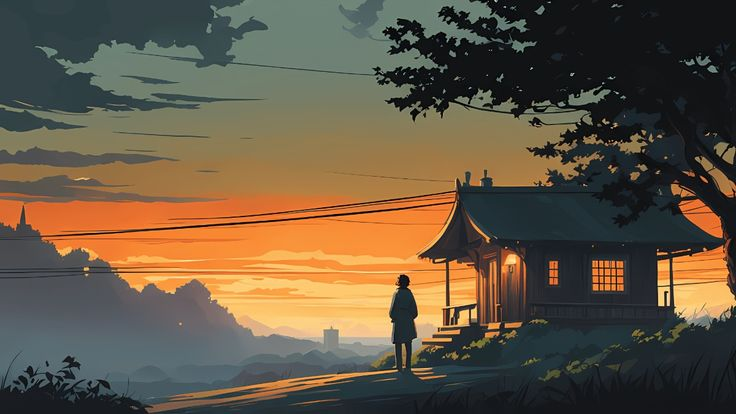
#> input picture Open_CV/resources/images/img3.jpg, 736 x 414 px
$ python 23_enhanced_image.py
#> lines starting #> are read from the running program, lines starting #| are printed output that depends on the picture
import cv2

img = cv2.imread('../resources/images/img3.jpg')
#> img is the input picture: shape (414, 736, 3); mean B, G, R 67.5, 86.9, 100.8

# Step 1: Brightness & contrast
enhanced = cv2.convertScaleAbs(img, alpha=1.4, beta=40)
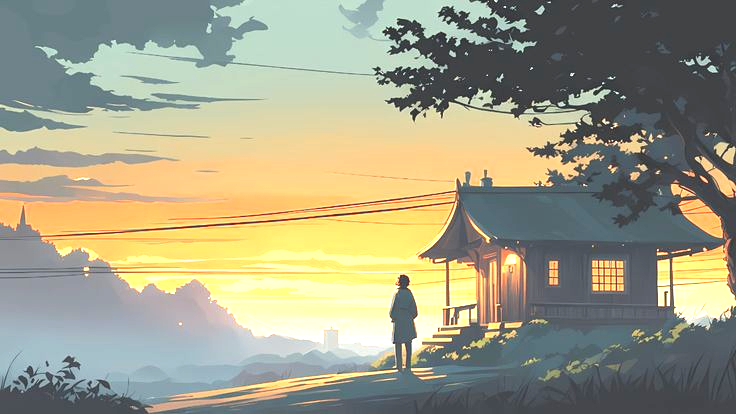
#> enhanced: shape (414, 736, 3); mean B, G, R 134.4, 158.5, 160.5

# Step 2: CLAHE on grayscale version
gray = cv2.cvtColor(enhanced, cv2.COLOR_BGR2GRAY)
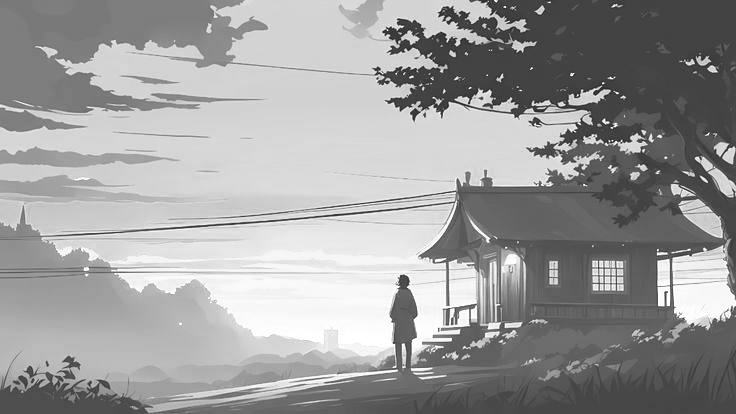
#> gray: shape (414, 736); min 40, max 255, mean 156.4
clahe = cv2.createCLAHE(clipLimit=2.0, tileGridSize=(8, 8))
clahe_result = clahe.apply(gray)
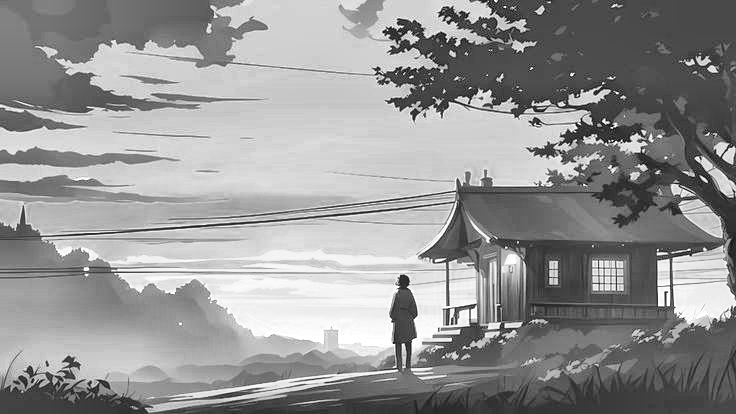
#> clahe_result: shape (414, 736); min 15, max 255, mean 148.7

# Display
cv2.imshow('Original', img)
cv2.imshow('Contrast + Brightness Enhanced', enhanced)
cv2.imshow('CLAHE (Grayscale)', clahe_result)
cv2.waitKey(0)
cv2.destroyAllWindows()

$ run again, with Open_CV/resources/images/img1.jpg copied over Open_CV/resources/images/img3.jpg
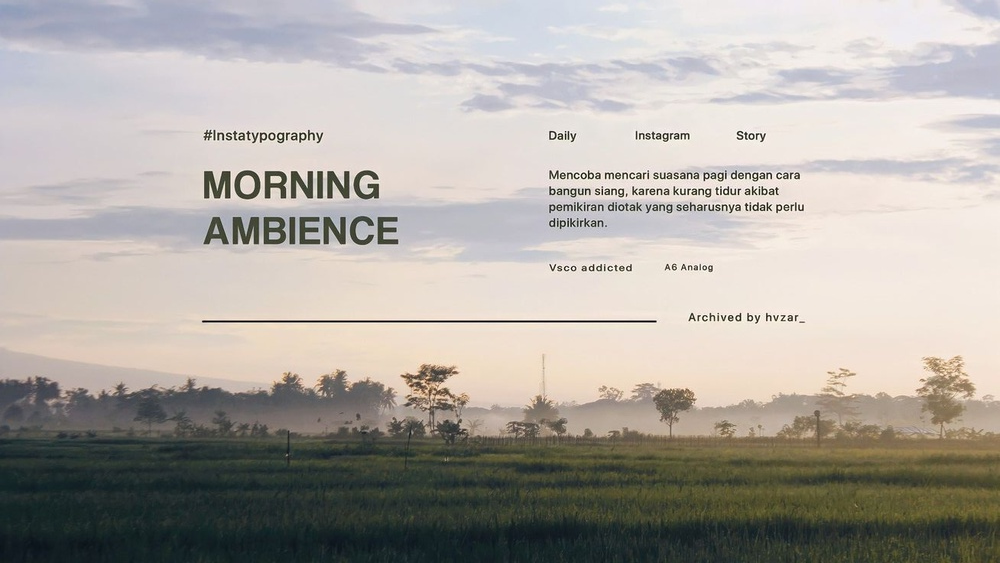
#> input picture Open_CV/resources/images/img1.jpg, 1000 x 563 px, shrunk from 1308 x 736 before the run
#> img is the input picture: shape (563, 1000, 3); mean B, G, R 163.1, 169.1, 174.3
#> `enhanced = cv2.convertScaleAbs(img, alpha=1.4, beta=40)`:
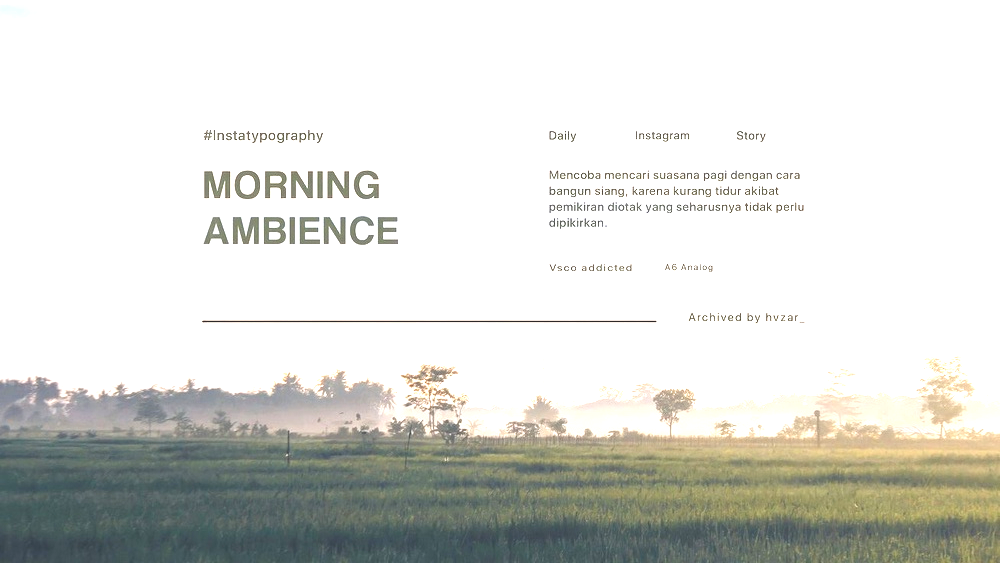
#> enhanced: shape (563, 1000, 3); mean B, G, R 214.7, 219.4, 218.5
#> `clahe_result = clahe.apply(gray)`:
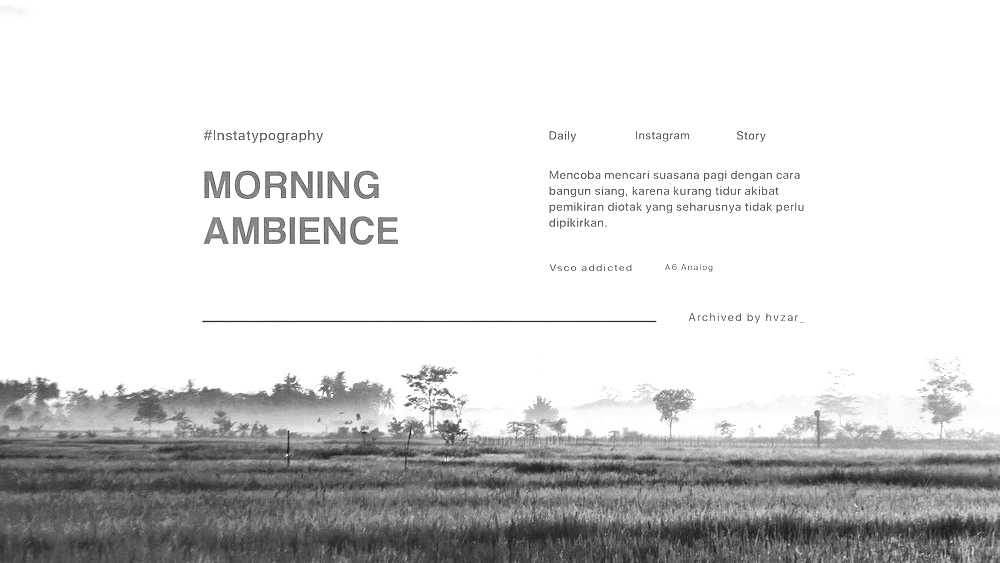
#> clahe_result: shape (563, 1000); min 30, max 255, mean 215.6

$ run again, with Open_CV/resources/images/img4.jpg copied over Open_CV/resources/images/img3.jpg
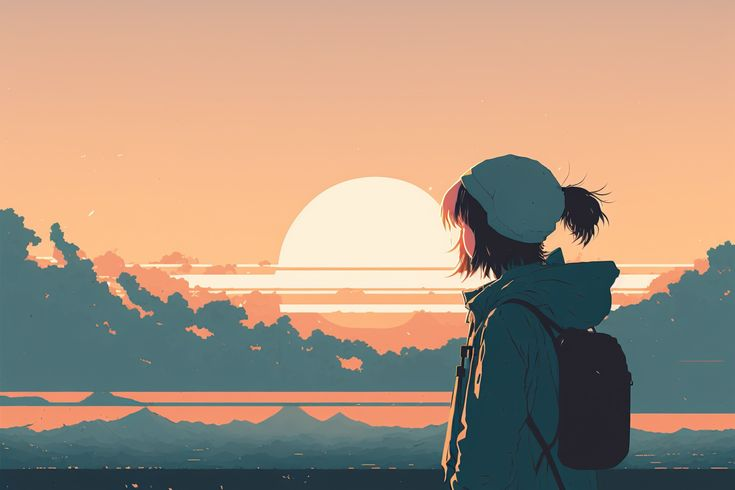
#> input picture Open_CV/resources/images/img4.jpg, 735 x 490 px
#> img is the input picture: shape (490, 735, 3); mean B, G, R 127.4, 147.3, 169.9
#> `enhanced = cv2.convertScaleAbs(img, alpha=1.4, beta=40)`:
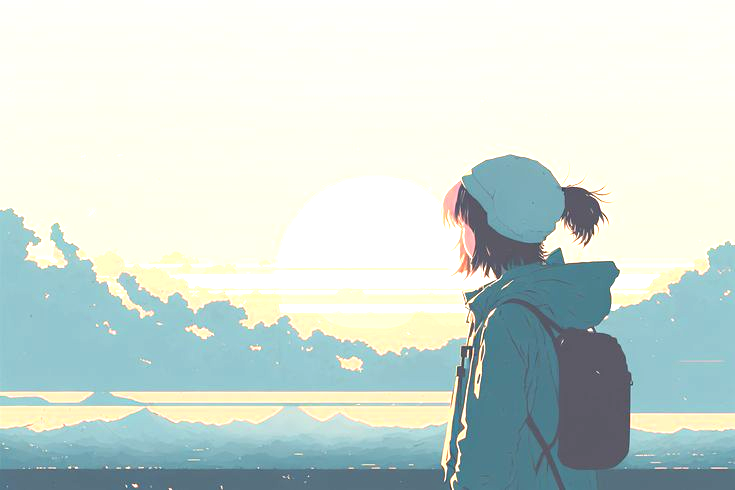
#> enhanced: shape (490, 735, 3); mean B, G, R 213.4, 219.1, 204.9
#> `clahe_result = clahe.apply(gray)`:
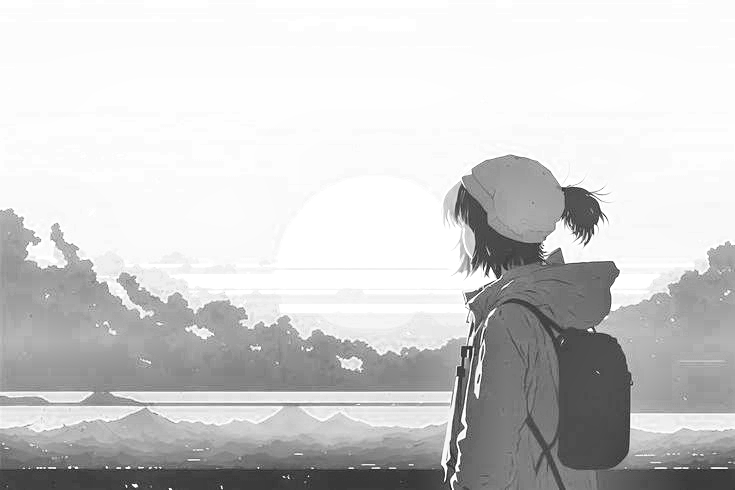
#> clahe_result: shape (490, 735); min 30, max 255, mean 205.3
